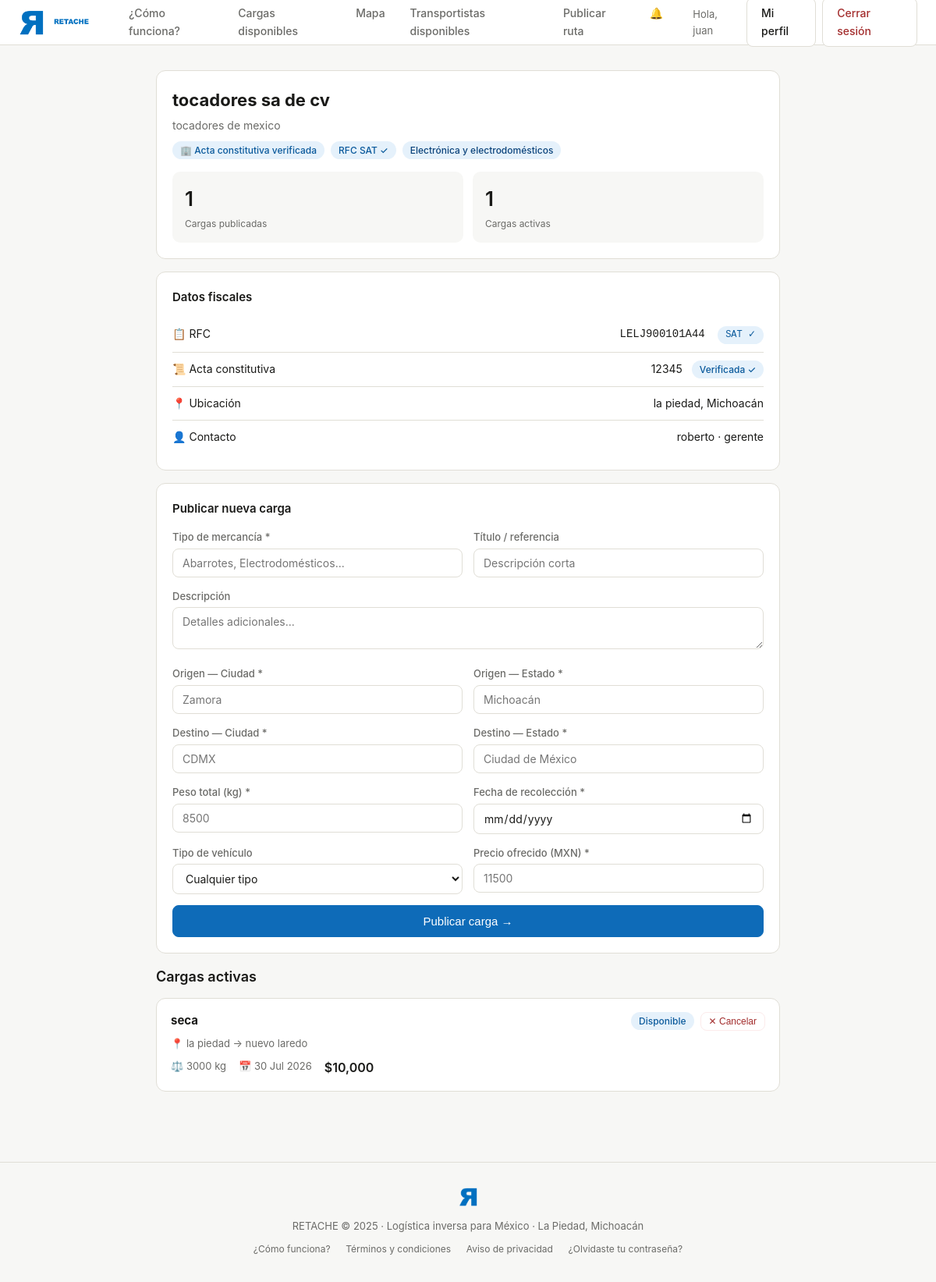
The app's page /empresas/1 (signed in) with its own data.
### models.py (models this page shows)
class Empresa(Base):
    __tablename__ = "empresas"
    id = Column(Integer, primary_key=True, index=True)
    razon_social = Column(String(200), nullable=False)
    nombre_comercial = Column(String(200), nullable=True)
    telefono = Column(String(15), nullable=False)
    email = Column(String(120), unique=True, index=True, nullable=False)
    contrasena_hash = Column(String(200), nullable=False)
    rfc = Column(String(13), unique=True, index=True, nullable=False)
    rfc_verificado = Column(Boolean, default=False)
    num_acta_constitutiva = Column(String(100), nullable=True)
    acta_constitutiva_verificada = Column(Boolean, default=False)
    giro = Column(String(100), nullable=True)
    calle = Column(String(200), nullable=True)
    colonia = Column(String(100), nullable=True)
    municipio = Column(String(100), nullable=True)
    estado = Column(String(50), nullable=True)
    cp = Column(String(5), nullable=True)
    nombre_contacto = Column(String(150), nullable=True)
    puesto_contacto = Column(String(100), nullable=True)
    logo_url = Column(String(200), nullable=True)
    calificacion_promedio = Column(Float, default=0.0)
    total_cargas_publicadas = Column(Integer, default=0)
    fecha_registro = Column(DateTime, server_default=func.now())
    activo = Column(Boolean, default=True)
    email_verificado = Column(Boolean, default=False)
    token_verificacion = Column(String(200), nullable=True)
    token_reset_password = Column(String(200), nullable=True)
    token_reset_expira = Column(DateTime, nullable=True)
    cargas_publicadas = relationship("Carga", back_populates="empresa")
    mensajes_enviados = relationship("Mensaje", foreign_keys="Mensaje.remitente_empresa_id", back_populates="remitente_empresa")

class Carga(Base):
    __tablename__ = "cargas"
    id = Column(Integer, primary_key=True, index=True)
    empresa_id = Column(Integer, ForeignKey("empresas.id"), nullable=False)
    transportista_id = Column(Integer, ForeignKey("transportistas.id"), nullable=True)
    titulo = Column(String(150), nullable=False)
    descripcion = Column(Text, nullable=True)
    tipo_mercancia = Column(String(100), nullable=False)
    peso_kg = Column(Float, nullable=False)
    volumen_m3 = Column(Float, nullable=True)
    requiere_refrigeracion = Column(Boolean, default=False)
    mercancia_peligrosa = Column(Boolean, default=False)
    origen_ciudad = Column(String(100), nullable=False)
    origen_estado = Column(String(50), nullable=False)
    origen_lat = Column(Float, nullable=True)
    origen_lng = Column(Float, nullable=True)
    destino_ciudad = Column(String(100), nullable=False)
    destino_estado = Column(String(50), nullable=False)
    destino_lat = Column(Float, nullable=True)
    destino_lng = Column(Float, nullable=True)
    fecha_recoleccion = Column(DateTime, nullable=False)
    fecha_entrega_estimada = Column(DateTime, nullable=True)
    tipo_vehiculo_requerido = Column(String(30), nullable=True)
    precio_ofrecido_mxn = Column(Float, nullable=False)
    precio_negociable = Column(Boolean, default=True)
    estado = Column(String(30), default=EstadoCarga.disponible)
    fecha_publicacion = Column(DateTime, server_default=func.now())
    fecha_asignacion = Column(DateTime, nullable=True)
    fecha_completada = Column(DateTime, nullable=True)
    carta_porte_generada = Column(Boolean, default=False)
    carta_porte_uuid = Column(String(100), nullable=True)
    carta_porte_xml = Column(Text, nullable=True)
    empresa = relationship("Empresa", back_populates="cargas_publicadas")
    transportista = relationship("Transportista", back_populates="cargas")
    mensajes = relationship("Mensaje", back_populates="carga")
    resenas = relationship("Resena", back_populates="carga")

### routers/empresas.py (the view)
@router.get("/{empresa_id}", response_class=HTMLResponse)
async def perfil_empresa(
    request: Request, empresa_id: int, db: Session = Depends(get_db)
):
    empresa = db.query(Empresa).filter(Empresa.id == empresa_id).first()
    if not empresa:
        raise HTTPException(status_code=404, detail="Empresa no encontrada")
    cargas_activas = (
        db.query(Carga)
        .filter(
            Carga.empresa_id == empresa_id,
            Carga.estado == EstadoCarga.disponible,
        )
        .order_by(Carga.fecha_publicacion.desc())
        .all()
    )
    return templates.TemplateResponse("perfil_empresa.html", ctx(request,
        empresa=empresa,
        cargas_activas=cargas_activas,
    ))

### templates/perfil_empresa.html (shortened to what this page needs)
{% extends "base.html" %}
{% block content %}
<div style="max-width:800px; margin:0 auto;">
  <div class="card" style="margin-bottom:16px;">
    <h1 style="font-size:22px; font-weight:700; margin-bottom:4px;">{{ empresa.razon_social }}</h1>
    {% if empresa.nombre_comercial and empresa.nombre_comercial != empresa.razon_social %}<div style="color:var(--texto-suave); font-size:14px; margin-bottom:8px;">{{ empresa.nombre_comercial }}</div>{% endif %}
    <div style="display:flex; flex-wrap:wrap; gap:8px; margin-bottom:16px;">
      {% if empresa.acta_constitutiva_verificada %}<span class="badge badge-verde">🏢 Acta constitutiva verificada</span>{% else %}<span class="badge badge-amber">⚠️ Verificación pendiente</span>{% endif %}
      {% if empresa.rfc_verificado %}<span class="badge badge-verde">RFC SAT ✓</span>{% endif %}
      {% if empresa.giro %}<span class="badge badge-azul">{{ empresa.giro }}</span>{% endif %}
    </div>
    <div class="stats-grid">
      <div class="stat-card"><div class="stat-num">{{ empresa.total_cargas_publicadas }}</div><div class="stat-label">Cargas publicadas</div></div>
      <div class="stat-card"><div class="stat-num">{{ cargas_activas | length }}</div><div class="stat-label">Cargas activas</div></div>
    </div>
  </div>
  <div class="card" style="margin-bottom:16px;">
    <h2 style="font-size:15px; font-weight:600; margin-bottom:14px;">Datos fiscales</h2>
    <div class="doc-row"><span>📋 RFC</span><span style="font-family:monospace;">{{ empresa.rfc }} {% if empresa.rfc_verificado %}<span class="badge badge-verde" style="margin-left:8px;">SAT ✓</span>{% endif %}</span></div>
    <div class="doc-row"><span>📜 Acta constitutiva</span><span>{{ empresa.num_acta_constitutiva }} {% if empresa.acta_constitutiva_verificada %}<span class="badge badge-verde" style="margin-left:8px;">Verificada ✓</span>{% endif %}</span></div>
    {% if empresa.municipio %}<div class="doc-row"><span>📍 Ubicación</span><span>{{ empresa.municipio }}{% if empresa.estado %}, {{ empresa.estado }}{% endif %}</span></div>{% endif %}
    {% if empresa.nombre_contacto %}<div class="doc-row"><span>👤 Contacto</span><span>{{ empresa.nombre_contacto }}{% if empresa.puesto_contacto %} · {{ empresa.puesto_contacto }}{% endif %}</span></div>{% endif %}
  </div>
  {% if empresa.acta_constitutiva_verificada %}
  <div class="card" style="margin-bottom:16px;">
    <h2 style="font-size:15px; font-weight:600; margin-bottom:14px;">Publicar nueva carga</h2>
    <form action="/empresas/{{ empresa.id }}/publicar-carga" method="POST">
      <div class="form-row">
        <div class="form-group"><label>Tipo de mercancía *</label><input type="text" name="tipo_mercancia" placeholder="Abarrotes, Electrodomésticos..." required></div>
        <div class="form-group"><label>Título / referencia</label><input type="text" name="titulo" placeholder="Descripción corta"></div>
      </div>
      <div class="form-group"><label>Descripción</label><textarea name="descripcion" rows="2" placeholder="Detalles adicionales..."></textarea></div>
      <div class="form-row">
        <div class="form-group"><label>Origen — Ciudad *</label><input type="text" name="origen_ciudad" placeholder="Zamora" required></div>
        <div class="form-group"><label>Origen — Estado *</label><input type="text" name="origen_estado" placeholder="Michoacán" required></div>
      </div>
      <div class="form-row">
        <div class="form-group"><label>Destino — Ciudad *</label><input type="text" name="destino_ciudad" placeholder="CDMX" required></div>
        <div class="form-group"><label>Destino — Estado *</label><input type="text" name="destino_estado" placeholder="Ciudad de México" required></div>
      </div>
      <div class="form-row">
        <div class="form-group"><label>Peso total (kg) *</label><input type="number" name="peso_kg" placeholder="8500" min="1" required></div>
        <div class="form-group"><label>Fecha de recolección *</label><input type="date" name="fecha_recoleccion" required></div>
      </div>
      <div class="form-row">
        <div class="form-group"><label>Tipo de vehículo</label><select name="tipo_vehiculo_requerido"><option value="">Cualquier tipo</option></select></div>
        <div class="form-group"><label>Precio ofrecido (MXN) *</label><input type="number" name="precio_ofrecido_mxn" placeholder="11500" min="1" required></div>
      </div>
      <button type="submit" class="btn btn-primary" style="width:100%; padding:11px; font-size:15px; justify-content:center;">Publicar carga →</button>
    </form>
  </div>
  {% endif %}
  {% if cargas_activas %}
  <h2 style="font-size:18px; font-weight:600; margin-bottom:12px;">Cargas activas</h2>
  {% for carga in cargas_activas %}
  <a href="/cargas/{{ carga.id }}" style="text-decoration:none; display:block;">
   <div class="carga-card">
      <div style="display:flex; justify-content:space-between; margin-bottom:6px;">
        <strong style="color:var(--texto);">{{ carga.tipo_mercancia }}</strong>
        <div style="display:flex; gap:8px; align-items:center;">
          <span class="badge badge-verde">Disponible</span>
          <form action="/empresas/{{ empresa.id }}/cancelar-carga/{{ carga.id }}" method="POST" style="display:inline;">
            <button type="submit" class="btn" style="font-size:12px; padding:4px 10px; color:var(--rojo); border-color:var(--rojo-bg);" onclick="return confirm('¿Cancelar esta carga?')">✕ Cancelar</button>
          </form>
        </div>
      </div>
      <div style="font-size:13px; color:var(--texto-suave); margin-bottom:6px;">📍 {{ carga.origen_ciudad }} → {{ carga.destino_ciudad }}</div>
      <div class="carga-meta"><span>⚖️ {{ carga.peso_kg | int }} kg</span><span>📅 {{ carga.fecha_recoleccion.strftime('%d %b %Y') }}</span><span class="carga-precio">${{ "{:,.0f}".format(carga.precio_ofrecido_mxn) }}</span></div>
    </div>
  </a>
  {% endfor %}
  {% endif %}
</div>
{% endblock %}

### templates/base.html (style rules this page uses)
*, *::before, *::after { box-sizing: border-box; margin: 0; padding: 0; }
:root { --verde: #0E6BB8; --verde-claro: #1481D9; --verde-bg: #E5F1FB; --gris-bg: #F7F7F5; --gris-borde: #E0DED6; --texto: #1A1A18; --texto-suave: #6B6B68; --amber: #BA7517; --amber-bg: #FAEEDA; --rojo-bg: #FCEBEB; --rojo: #A32D2D; --azul: #0E6BB8; --azul-bg: #E5F1FB; }
body { font-family: -apple-system, BlinkMacSystemFont, 'Segoe UI', sans-serif; background: var(--gris-bg); color: var(--texto); font-size: 15px; line-height: 1.6; }
a { color: var(--verde); text-decoration: none; }
.btn { display: inline-flex; align-items: center; gap: 6px; padding: 8px 18px; border-radius: 8px; font-size: 14px; font-weight: 500; cursor: pointer; border: 1px solid var(--gris-borde); background: #fff; color: var(--texto); transition: all .15s; text-decoration: none; }
.btn-primary { background: var(--verde); color: #fff; border-color: var(--verde); }
.badge { display: inline-block; padding: 2px 10px; border-radius: 20px; font-size: 12px; font-weight: 500; }
.badge-verde { background: var(--verde-bg); color: #0B5A9C; }
.badge-azul { background: var(--azul-bg); color: #0C447C; }
.card { background: #fff; border: 1px solid var(--gris-borde); border-radius: 12px; padding: 20px; }
label { display: block; font-size: 13px; color: var(--texto-suave); margin-bottom: 4px; font-weight: 500; }
input[type=text], input[type=email], input[type=password], input[type=number], input[type=tel], input[type=date], select, textarea { width: 100%; padding: 9px 12px; border: 1px solid var(--gris-borde); border-radius: 8px; font-size: 14px; color: var(--texto); background: #fff; outline: none; transition: border .15s; font-family: inherit; }
.form-group { margin-bottom: 14px; }
.form-row { display: grid; grid-template-columns: 1fr 1fr; gap: 14px; }
.stats-grid { display: grid; grid-template-columns: repeat(auto-fit, minmax(160px, 1fr)); gap: 12px; }
.stat-card { background: var(--gris-bg); border-radius: 10px; padding: 14px 16px; }
.stat-num { font-size: 26px; font-weight: 600; color: var(--texto); }
.stat-label { font-size: 12px; color: var(--texto-suave); margin-top: 2px; }
.doc-row { display: flex; justify-content: space-between; align-items: center; padding: 10px 0; border-bottom: 1px solid var(--gris-borde); font-size: 14px; }
.doc-row:last-child { border-bottom: none; }
.carga-card { background: #fff; border: 1px solid var(--gris-borde); border-radius: 12px; padding: 16px 18px; margin-bottom: 10px; transition: border-color .15s, box-shadow .15s; cursor: pointer; }
.carga-meta { display: flex; gap: 16px; font-size: 13px; color: var(--texto-suave); margin-top: 8px; flex-wrap: wrap; }
.carga-precio { font-weight: 600; font-size: 16px; color: var(--texto); }

### records on screen
Empresa: razon_social "tocadores sa de cv", nombre_comercial "tocadores de mexico", giro "Electrónica y electrodomésticos", total_cargas_publicadas "1", rfc "LELJ900101A44", num_acta_constitutiva "12345", municipio "la piedad", estado "Michoacán", nombre_contacto "roberto", puesto_contacto "gerente"
Carga: tipo_mercancia "seca", origen_ciudad "la piedad", destino_ciudad "nuevo laredo", peso_kg "3000", fecha_recoleccion "30 Jul 2026", precio_ofrecido_mxn "10,000"

### other values on screen
{{ sesion.nombre.split()[0] }} "juan"
{{ cargas_activas | length }} "1"
